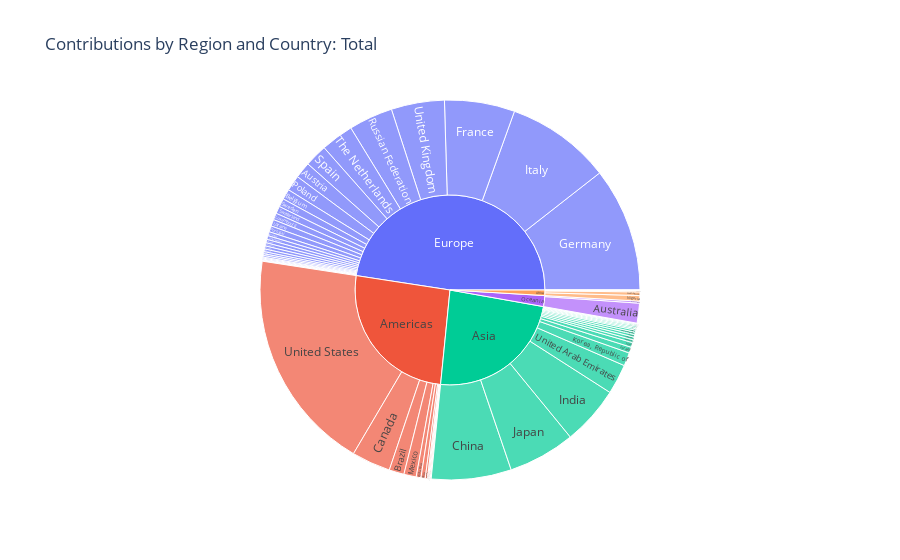

The notebook cell this image was saved under:
### Markdown cell above
Here, we can see the total number of contributions between 2018 and 2022 by region and country. Surprisinlgy, Europe has contributed almost half of all papers. This may be due to the fact that in the past two years, the conference has taken place in Europe (2018: Bremen, 2022: Paris).

### Code cell
graph_compare_region_country("Total")

### Figure 1 — Plotly figure (JSON) as saved in the notebook; plotly's stock layout.template omitted (floating-point values rounded to 4 significant figures)
{"data": [{"branchvalues": "total", "domain": {"x": [0, 1], "y": [0, 1]}, "hovertemplate": "labels=%{label}<br>Total=%{value}<br>parent=%{parent}<br>id=%{id}<extra></extra>", "ids": ["Oceania/Australia", "Europe/Austria", "Asia/Bangladesh", "Europe/Belarus", "Europe/Belgium", "Americas/Bolivia", "Americas/Brazil", "Americas/Canada", "Americas/Chile", "Asia/China", "Americas/Colombia", "Americas/Costa Rica", "Europe/Cyprus", "Europe/Czech Republic", "Europe/Denmark", "Americas/Ecuador", "Europe/Estonia", "Africa/Ethiopia", "Europe/Finland", "Europe/France", "Europe/Germany", "Africa/Ghana", "Europe/Greece", "Asia/Hong Kong", "Europe/Hungary", "Asia/India", "Asia/Indonesia", "Asia/Iran", "Europe/Ireland", "Asia/Israel", "Europe/Italy", "Asia/Japan", "Asia/Korea, Democratic People's Republic of", "Asia/Korea, Republic of", "Asia/Kuwait", "Africa/La Reunion", "Europe/Lithuania", "Europe/Luxembourg", "Asia/Malaysia", "Europe/Malta", "Americas/Mexico", "Asia/Nepal", "Americas/Netherlands Antilles", "Oceania/New Zealand", "Africa/Nigeria", "Europe/Norway", "Asia/Pakistan", "Americas/Paraguay", "Americas/Peru", "Europe/Poland", "Europe/Portugal", "Europe/Romania", "Europe/Russian Federation", "Asia/Singapore, Republic of", "Europe/Slovak Republic", "Europe/Slovenia", "Africa/South Africa", "Europe/Spain", "Africa/Sudan", "Europe/Sweden", "Europe/Switzerland", "Asia/Taiwan, China", "Asia/Thailand", "Europe/The Netherlands", "Asia/The Philippines", "Asia/Turkey", "Europe/Ukraine", "Asia/United Arab Emirates", "Europe/United Kingdom", "Americas/United States", "Africa", "Americas", "Asia", "Europe", "Oceania"], "labels": ["Australia", "Austria", "Bangladesh", "Belarus", "Belgium", "Bolivia", "Brazil", "Canada", "Chile", "China", "Colombia", "Costa Rica", "Cyprus", "Czech Republic", "Denmark", "Ecuador", "Estonia", "Ethiopia", "Finland", "France", "Germany", "Ghana", "Greece", "Hong Kong", "Hungary", "India", "Indonesia", "Iran", "Ireland", "Israel", "Italy", "Japan", "Korea, Democratic People's Republic of", "Korea, Republic of", "Kuwait", "La Reunion", "Lithuania", "Luxembourg", "Malaysia", "Malta", "Mexico", "Nepal", "Netherlands Antilles", "New Zealand", "Nigeria", "Norway", "Pakistan", "Paraguay", "Peru", "Poland", "Portugal", "Romania", "Russian Federation", "Singapore, Republic of", "Slovak Republic", "Slovenia", "South Africa", "Spain", "Sudan", "Sweden", "Switzerland", "Taiwan, China", "Thailand", "The Netherlands", "The Philippines", "Turkey", "Ukraine", "United Arab Emirates", "United Kingdom", "United States", "Africa", "Americas", "Asia", "Europe", "Oceania"], "name": "", "parents": ["Oceania", "Europe", "Asia", "Europe", "Europe", "Americas", "Americas", "Americas", "Americas", "Asia", "Americas", "Americas", "Europe", "Europe", "Europe", "Americas", "Europe", "Africa", "Europe", "Europe", "Europe", "Africa", "Europe", "Asia", "Europe", "Asia", "Asia", "Asia", "Europe", "Asia", "Europe", "Asia", "Asia", "Asia", "Asia", "Africa", "Europe", "Europe", "Asia", "Europe", "Americas", "Asia", "Americas", "Oceania", "Africa", "Europe", "Asia", "Americas", "Americas", "Europe", "Europe", "Europe", "Europe", "Asia", "Europe", "Europe", "Africa", "Europe", "Africa", "Europe", "Europe", "Asia", "Asia", "Europe", "Asia", "Asia", "Europe", "Asia", "Europe", "Americas", "", "", "", "", ""], "type": "sunburst", "values": [180, 147, 4, 7, 94, 5, 136, 352, 9, 725, 20, 43, 6, 34, 16, 8, 28, 11, 19, 637, 1126, 1, 31, 3, 24, 535, 25, 43, 15, 54, 951, 607, 1, 121, 9, 4, 4, 61, 12, 2, 112, 13, 8, 18, 50, 37, 26, 3, 39, 142, 54, 29, 400, 21, 9, 9, 33, 205, 1, 76, 67, 12, 19, 297, 10, 23, 61, 272, 482, 2019, 100, 2754, 2535, 5070, 198]}], "layout": {"legend": {"tracegroupgap": 0}, "title": {"text": "Contributions by Region and Country: Total"}}}
